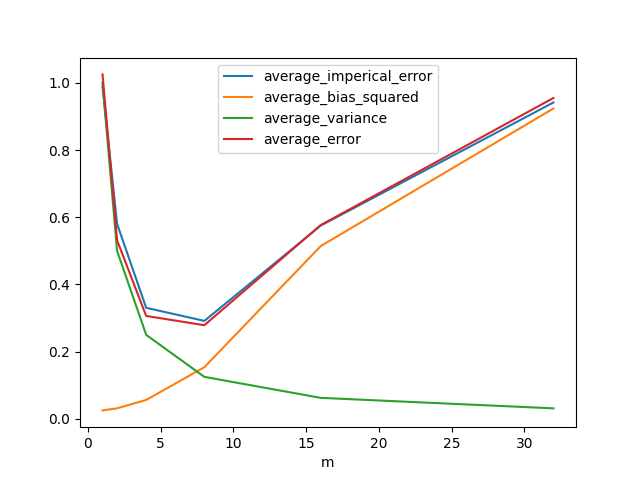

Source code (Python):
import numpy as np
from matplotlib import pyplot as plt
n = 256
x = []
sigma = 1
for i in range(1,257):
    x.append(i/n)
x = np.array(x)
err = np.random.normal(0, sigma, n)
f = 4*np.sin(np.pi*x)*np.cos(6*np.pi*x**2)
y = 4*np.sin(np.pi*x)*np.cos(6*np.pi*x**2) + err

average_emperical_error = []
average_bias_squared = []
average_variance = []
average_error = []
m_list = [1,2,4,8,16,32]
for m in m_list:
    f_hat = []
    for j in range(0,int(n/m)):
        c_j = np.sum(y[j*m+1:(j+1)*m+1])/m
        #print(c_j)
        f_hat = f_hat + [c_j]*m
    #average imperical error
    aie = np.sum((f_hat-f)**2)/n
    average_emperical_error.append(aie)
    f_bar = []
    for j in range(0,int(n/m)):
        f_j = np.sum(f[j*m+1:(j+1)*m+1])/m
        f_bar = f_bar + [f_j]*m

    abias = np.sum((f_bar-f)**2)/n
    average_bias_squared.append(abias)
    avar = sigma**2/m
    average_variance.append(avar)
    average_error.append(abias + avar)

plt.plot(m_list, average_emperical_error, label = "average_imperical_error")
plt.plot(m_list, average_bias_squared, label = "average_bias_squared")
plt.plot(m_list, average_variance, label = "average_variance")
plt.plot(m_list, average_error, label = "average_error")
plt.xlabel('m')
plt.legend()
plt.savefig('b1.png')
